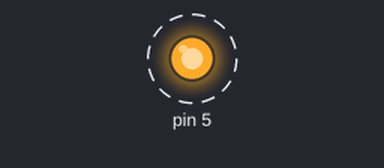
Bench run of a sketch on a simulated Arduino Uno, built with avr-gcc and run on an emulated ATmega328P. Shown: output pins drawn as LEDs (lit = HIGH). Dashed ring = blinking.

Above: at 0.5 s.
Timing chart, 0 to 4.6 s (numbered marks = the images above):
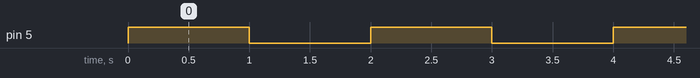

Measured:
- by itself, pin 5: alternates HIGH for 1.0 s and LOW for 1.0 s

The sketch:

Blinking_a_led.ino
```cpp
int led = 5;

void setup() {
    pinMode(5,OUTPUT);
}

void loop() {
    digitalWrite(5,HIGH);
    delay(1000);

    digitalWrite(5,LOW);
    delay(1000);
}
```
